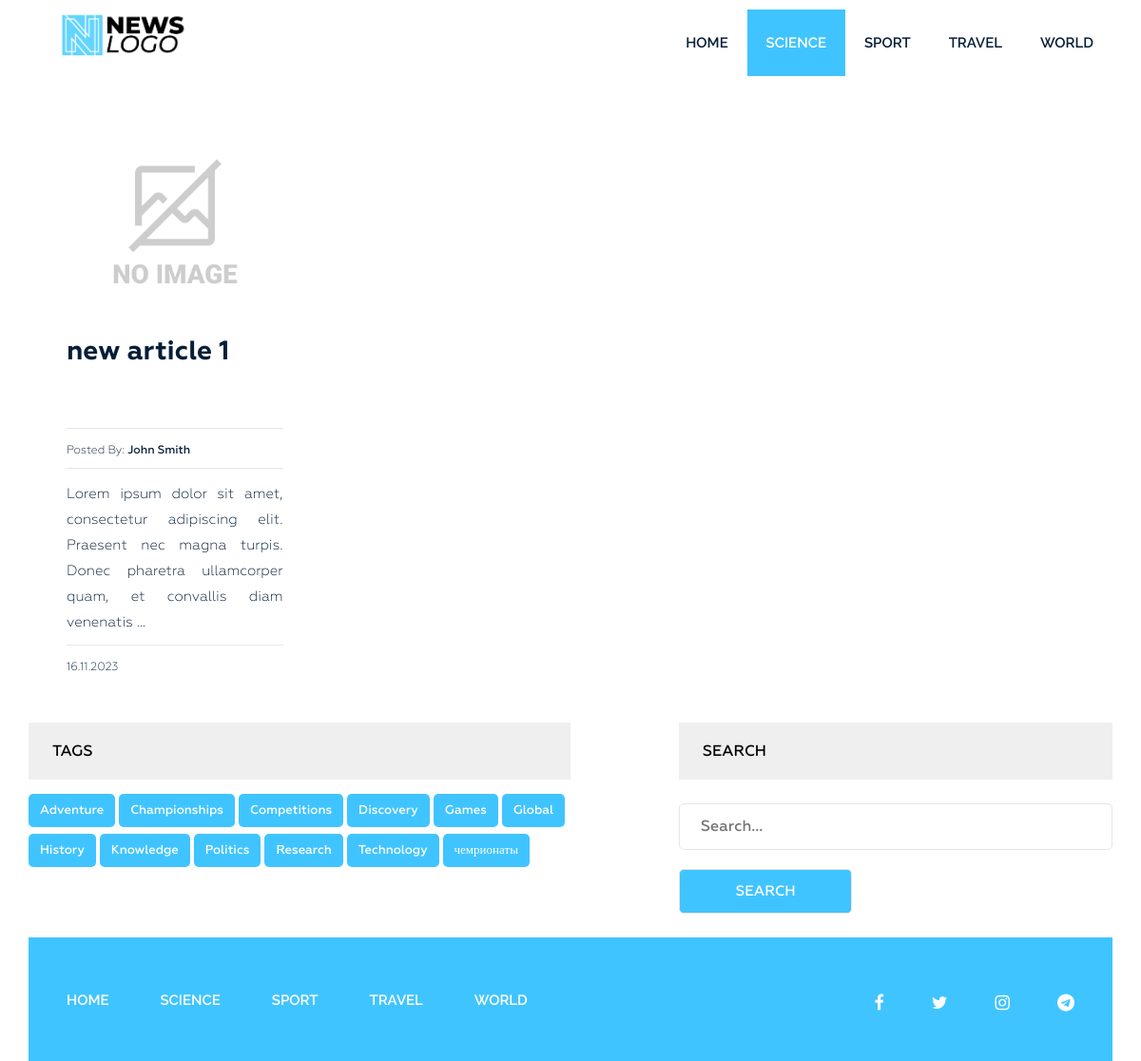
The app's page /category/science/ with its own data.
### news/models.py (models this page shows, shortened)
class Category(models.Model):
    title = models.CharField(max_length=255)
    slug = models.SlugField(max_length=255, verbose_name='Category_url', unique=True)
    def __str__(self):
        return self.title
    def get_absolute_url(self):
        return reverse('category', kwargs={"slug": self.slug})
    class Meta:
        verbose_name = 'Category(s)'
        verbose_name_plural = 'Categories'
        ordering = ['title']

class Post(models.Model):
    title = models.CharField(max_length=255, verbose_name='Name')
    slug = models.SlugField(max_length=255, unique=True, verbose_name='Link')
    author = models.CharField(max_length=100, verbose_name='Author')
    content = models.TextField(blank=True, verbose_name='Content')
    created_at = models.DateTimeField(auto_now_add=True, verbose_name='Published')
    photo = models.ImageField(upload_to='photos/%Y/%m/%d/', blank=True, verbose_name='Photo')
    views = models.IntegerField(default=0, verbose_name='Number of views')
    category = models.ForeignKey(Category, on_delete=models.PROTECT, related_name='posts', verbose_name='Category')
    tags = models.ManyToManyField(Tag, blank=True, related_name='posts', verbose_name='Tag')
    is_published = models.BooleanField(default=True)
    def get_absolute_url(self):
        return reverse('post', kwargs={"slug": self.slug})
    class Meta:
        verbose_name = 'Article(s)'
        verbose_name_plural = 'Articles'
        ordering = ['-created_at']

class Tag(models.Model):
    title = models.CharField(max_length=50)
    slug = models.SlugField(max_length=50, verbose_name='Slug_url', unique=True)
    def get_absolute_url(self):
        return reverse('tag', kwargs={"slug": self.slug})
    class Meta:
        verbose_name = 'Tag'
        verbose_name_plural = 'Tags'
        ordering = ['title']

### news/views.py (the view)
# urls.py: path('category/<str:slug>/', PostsByCategory.as_view(), name='category'),
class PostsByCategory(ListView):
    template_name = 'news/category.html'
    context_object_name = 'posts'
    paginate_by = 4
    allow_empty = False
    def get_queryset(self):
        queryset = Post.objects.filter(category__slug=self.kwargs['slug']).order_by('-created_at')
        if not queryset.exists():
            raise Http404("No posts found in this category.")
        return queryset
    def get_context_data(self, *, object_list=None, **kwargs):
        context = super().get_context_data(**kwargs)
        context['title'] = Category.objects.get(slug=self.kwargs['slug'])
        return context

### news/templatetags/menu.py (called while the page is built)
@register.inclusion_tag('news/menu_tpl.html')
def show_menu(menu_class='menu'):
    categories = Category.objects.all()
    return {"categories": categories, "menu_class": menu_class}

### news/templatetags/sidebar.py (called while the page is built)
@register.inclusion_tag('news/tags_tpl.html')
def get_tags():
    tags = Tag.objects.all()
    return {"tags": tags}

### news/templates/news/category.html (shortened to what this page needs)
{% extends 'base.html' %}
{% load static %}
{% load sidebar %}
{% block content %}
<section class="blog-post-area">
    <div class="container">
        <div class="row">
            <div class="blog-post-area-style">
                {% for post in posts %}
                    <div class="col-md-3">
                        <div class="single-post">
                            <div class="main-img">
                                {% if post.photo %}
                                <img src="{{ post.photo.url }}" alt="{{ post.title }}">
                                {% else %}
                                <img src="{% static 'img/no-image.jpeg'%}" alt="{{ post.title }}" height="201" width="300">
                                {% endif %}
                            </div>
                            <h3><a href="{{ post.get_absolute_url }}">{{ post.title|truncatewords_html:7|safe }}</a></h3>
                            <h4><span>Posted By: <span class="author-name">{{ post.author }}</span></span></h4>
                            <a href="{{ post.get_absolute_url }}"><p>{{ post.content|truncatewords_html:20|safe }}</p></a>
                            <h4><span>{{ post.created_at|date:"d.m.Y" }}</span></h4>
                        </div>
                    </div>
                {% endfor %}
            </div>
        </div>
        <section class="main-nav single-blog-area">
            <div class="right-tags">
                {% get_tags %}
            </div>
            <div class="left-search newsletter">
                <h2 class="sidebar-title main-tl">Search</h2>
                <form action="{% url 'search' %}" method="get">
                    <input type="text" name="s" id="" placeholder="Search...">
                    <input type="submit" value="Search">
                </form>
            </div>
        </section>
    </div>
</section>
{% endblock %}

### news/templates/news/tags_tpl.html
<div class="tags">
    <h2 class="sidebar-title main-tl">Tags</h2>
    {% for tag in tags %}
    <p><a href="{{ tag.get_absolute_url }}">{{ tag.title }}</a></p>
    {% endfor %}
</div>

### news_app/static/style.css (style rules this page uses)
.main-nav { display: flex; justify-content: space-between; margin-bottom: 15px !important; }
.left-search { width: 40%; }
.right-tags { width: 50%; }
.main-tl { margin-top: 0px !important; }
.wrapper header.header .menu { margin: 0 }
.wrapper header.header .menu ul { float: right; margin: 0; padding: 0; margin-right: 4px; }
.wrapper header.header .menu ul li { display: inline-block; list-style: outside none none; margin: 10px -4px 10px 0; }
.wrapper header.header .menu ul li a { color: rgb(6, 30, 55); font-family: "Raleway", sans-serif; font-size: 15px; font-weight: 600; line-height: 70px; padding: 26px 20px; text-decoration: none; text-transform: uppercase; }
.wrapper header.header .menu ul li.active a { background: #40c4ff; color: #fff; }
section.blog-post-area img { width: 100%; }
section.blog-post-area .single-post { padding-right: 20px; margin: 40px 0px 0px; }
section.blog-post-area h4 span { font-family: Geometria; font-weight: 400; font-size: 12px; color: #061e37; text-decoration: none; }
section.blog-post-area h4 span.author-name { font-weight: 500; }
.blog-post-area .single-post h3 a { font-family: Geometria; font-size: 28px; font-weight: 700; text-decoration: none; color: #061e37; }
.blog-post-area .single-post p { color: #061e37; font-family: Geometria; font-size: 15px; font-weight: 400; line-height: 27px; padding-top: 14px; position: relative; text-align: justify; min-height: 170px; }
.blog-post-area .single-post h4 { margin-bottom: 12px; padding-top: 10px; position: relative; }
.blog-post-area .single-post h4::before { background: #e6e6e6 none repeat scroll 0 0; content: ""; height: 1px; position: absolute; top: 0; width: 100%; }
.blog-post-area .single-post p::before { background: #e6e6e6 none repeat scroll 0 0; content: ""; height: 1px; position: absolute; top: 0; width: 100%; }
.blog-post-area .single-post h3 { margin: 25px 0 15px; min-height: 80px; }
.single-post a { text-decoration: none !important; }
.blog-post-area .blog-post-area-style { margin: 0 20px 0 40px; }
.wrapper footer.footer .footer-menu { margin: 0 }
.wrapper footer.footer .footer-menu ul { line-height: 130px; margin: 0; padding: 0; }
.wrapper footer.footer .footer-menu ul li { display: inline; list-style: outside none none; margin: 0; padding: 30px 0px; }
.wrapper footer.footer .footer-menu ul li a { color: #fff; font-family: "Raleway", sans-serif; font-size: 15px; font-weight: 600; line-height: 70px; margin-left: 40px; padding: 26px 10px 26px 0; text-decoration: none; text-transform: uppercase; }
.single-blog-area { margin-bottom: 100px; display: flex; align-items: baseline; }
.single-blog-area h2 { color: #010101; font-family: Geometria; font-size: 38px; font-weight: 500; margin-bottom: 15иpx; margin-top: 45px; }
.single-blog-area p { font-family: Geometria; font-size: 15px; font-weight: 500; line-height: 35px; position: relative; text-align: justify; }
.single-blog-area form input { border: 1px solid #e6e6e6; margin-top: 10px; margin-bottom: 10px; padding: 12px 22px; border-radius: 5px; width: 100% }
.single-blog-area form input[placeholder] { color: #000; font-family: Geometria; font-size: 16px; font-weight: 500; }
.single-blog-area form { margin: 50px 0 0; position: relative; }
.single-blog-area h2.sidebar-title { background: #efefef none repeat scroll 0 0; color: #000; font-family: Geometria; font-size: 16px; font-weight: 500; margin-bottom: 15px; margin-top: 50px; padding: 21px 25px; text-transform: uppercase; }
.single-blog-area .tags p { background: #40c4ff none repeat scroll 0 0; border-radius: 5px; display: inline-block; font-family: Geometria; font-size: 13px; font-weight: 500; margin-right: 4px; padding: 0 12px; margin-bottom: 7px; }
.single-blog-area .tags p a { color: #fff; display: inline-block; text-decoration: none; }
.single-blog-area .newsletter form { margin: 15px 0 0; }
.single-blog-area .newsletter input[type="submit"] { width: 40%; min-width: 110px; background: #40c4ff; color: #fff; text-transform: uppercase; font-family: Geometria; font-size: 15px; font-weight: 500; }
.tags { margin-top: 40px; display: inline-table; }
.main-img { height: 190px; overflow: hidden; margin-top: 50px; display: flex; align-items: center; justify-content: center; }
.main-img img { height: 100% !important; width: 100% !important; object-fit: cover !important; object-position: center !important; }
form input { outline: none; }

### records on screen
Category: title "SCIENCE"
Category: title "SPORT"
Category: title "TRAVEL"
Category: title "WORLD"
Post: title "new article 1", author "John Smith", content "Lorem ipsum dolor sit amet, consectetur adipiscing elit. Praesent nec magna turpis. Donec pharetra ullamcorper quam, et convallis diam venenatis …", created_at "16.11.2023"
Tag: title "Adventure"
Tag: title "Championships"
Tag: title "Competitions"
Tag: title "Discovery"
Tag: title "Games"
Tag: title "Global"
Tag: title "History"
Tag: title "Knowledge"
Tag: title "Politics"
Tag: title "Research"
Tag: title "Technology"
Tag: title "чемрионаты"
